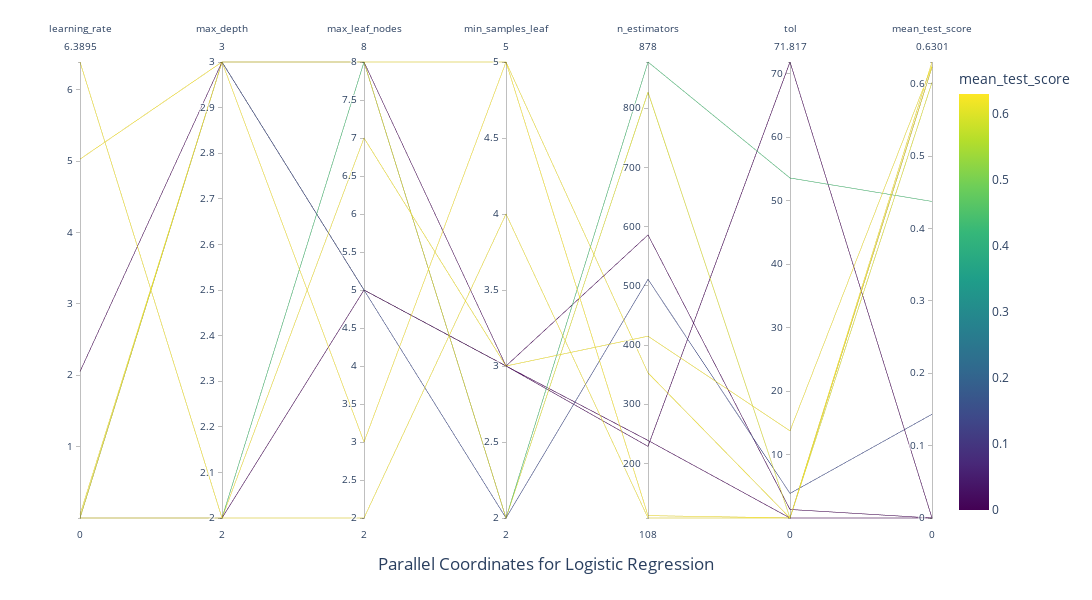

Here is the notebook cell this chart was saved with:
### Code cell
fig = px.parallel_coordinates(
    cv_results[['learning_rate',
                'max_depth',
                'max_leaf_nodes',
                'min_samples_leaf',
                'n_estimators',
                'tol',
                'mean_test_score']],
    color="mean_test_score",
    color_continuous_scale=px.colors.sequential.Viridis
)

fig.update_layout(title = 'Parallel Coordinates for Logistic Regression',
                  title_x=0.5,
                  title_y=0.05,
                  width=1400, height=600)
fig.show()

### Figure 1 — Plotly figure (JSON) as saved in the notebook; plotly's stock layout.template omitted (floating-point values rounded to 4 significant figures)
{"data": [{"dimensions": [{"label": "learning_rate", "values": [0.001074, 2.052, 3.368e-06, 4.786e-05, 6.389, 5.357e-05, 5.028, 4.113e-06, 2.965e-05, 0.04933]}, {"label": "max_depth", "values": [2, 3, 3, 2, 2, 3, 3, 3, 2, 3]}, {"label": "max_leaf_nodes", "values": [5, 8, 5, 8, 2, 5, 3, 8, 7, 8]}, {"label": "min_samples_leaf", "values": [3, 3, 3, 2, 4, 2, 5, 2, 3, 5]}, {"label": "n_estimators", "values": [586, 239, 229, 878, 108, 511, 112, 827, 415, 353]}, {"label": "tol", "values": [1.344, 1.811e-05, 71.82, 53.55, 6.176e-05, 3.868, 0.01598, 0.0001423, 13.72, 0.0001625]}, {"label": "mean_test_score", "values": [0, 0, 0, 0.4374, 0.6231, 0.1434, 0.6301, 0.6019, 0.6249, 0.6231]}], "domain": {"x": [0, 1], "y": [0, 1]}, "line": {"color": [0, 0, 0, 0.4374, 0.6231, 0.1434, 0.6301, 0.6019, 0.6249, 0.6231], "coloraxis": "coloraxis"}, "name": "", "type": "parcoords"}], "layout": {"coloraxis": {"colorbar": {"title": {"text": "mean_test_score"}}, "colorscale": [[0, "#440154"], [0.1111, "#482878"], [0.2222, "#3e4989"], [0.3333, "#31688e"], [0.4444, "#26828e"], [0.5556, "#1f9e89"], [0.6667, "#35b779"], [0.7778, "#6ece58"], [0.8889, "#b5de2b"], [1, "#fde725"]]}, "height": 600, "legend": {"tracegroupgap": 0}, "margin": {"t": 60}, "title": {"text": "Parallel Coordinates for Logistic Regression", "x": 0.5, "y": 0.05}, "width": 1400}}
